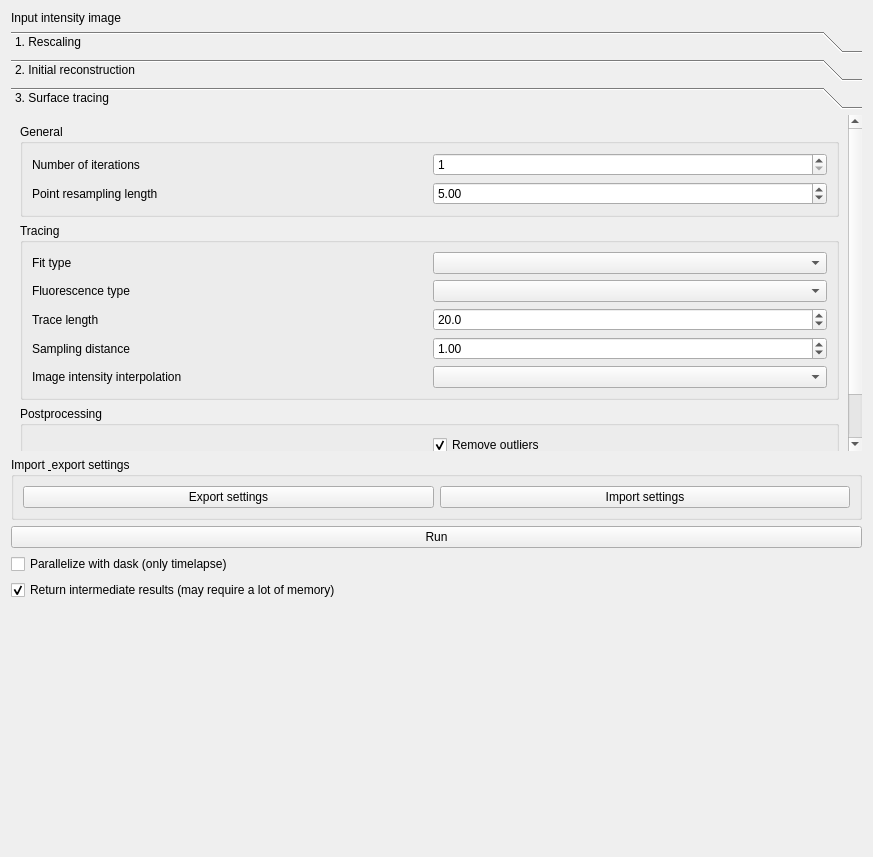
<?xml version="1.0" encoding="UTF-8"?>
<ui version="4.0">
 <class>toolbox</class>
 <widget class="QWidget" name="toolbox">
  <property name="geometry">
   <rect>
    <x>0</x>
    <y>0</y>
    <width>873</width>
    <height>857</height>
   </rect>
  </property>
  <property name="windowTitle">
   <string>Form</string>
  </property>
  <layout class="QGridLayout" name="gridLayout">
   <item row="5" column="0" colspan="2">
    <widget class="QPushButton" name="pushButton_run">
     <property name="text">
      <string>Run</string>
     </property>
    </widget>
   </item>
   <item row="0" column="1">
    <widget class="QWidget" name="widget" native="true"/>
   </item>
   <item row="8" column="1">
    <spacer name="verticalSpacer_3">
     <property name="orientation">
      <enum>Qt::Vertical</enum>
     </property>
     <property name="sizeHint" stdset="0">
      <size>
       <width>20</width>
       <height>40</height>
      </size>
     </property>
    </spacer>
   </item>
   <item row="0" column="0">
    <widget class="QLabel" name="label_3">
     <property name="text">
      <string>Input intensity image</string>
     </property>
    </widget>
   </item>
   <item row="3" column="0" colspan="2">
    <widget class="QGroupBox" name="groupBox_4">
     <property name="title">
      <string>Import &amp; export settings</string>
     </property>
     <layout class="QHBoxLayout" name="horizontalLayout">
      <item>
       <widget class="QPushButton" name="pushButton_export">
        <property name="text">
         <string>Export settings</string>
        </property>
       </widget>
      </item>
      <item>
       <widget class="QPushButton" name="pushButton_import">
        <property name="text">
         <string>Import settings</string>
        </property>
       </widget>
      </item>
     </layout>
    </widget>
   </item>
   <item row="1" column="0" colspan="2">
    <widget class="QToolBox" name="toolBox">
     <property name="currentIndex">
      <number>2</number>
     </property>
     <widget class="QWidget" name="page_3">
      <property name="geometry">
       <rect>
        <x>0</x>
        <y>0</y>
        <width>855</width>
        <height>236</height>
       </rect>
      </property>
      <attribute name="label">
       <string>1. Rescaling</string>
      </attribute>
      <layout class="QGridLayout" name="gridLayout_7">
       <item row="0" column="1">
        <widget class="QDoubleSpinBox" name="doubleSpinBox_voxelsize_x">
         <property name="decimals">
          <number>4</number>
         </property>
         <property name="value">
          <double>1.000000000000000</double>
         </property>
        </widget>
       </item>
       <item row="1" column="0">
        <widget class="QLabel" name="label_4">
         <property name="text">
          <string>Voxel size y [µm]</string>
         </property>
        </widget>
       </item>
       <item row="0" column="0">
        <widget class="QLabel" name="label_11">
         <property name="text">
          <string>Voxel size x [µm]</string>
         </property>
        </widget>
       </item>
       <item row="3" column="1">
        <widget class="QDoubleSpinBox" name="doubleSpinBox_target_voxelsize">
         <property name="decimals">
          <number>4</number>
         </property>
         <property name="value">
          <double>1.000000000000000</double>
         </property>
        </widget>
       </item>
       <item row="2" column="0">
        <widget class="QLabel" name="label_14">
         <property name="text">
          <string>Voxel size z [µm]</string>
         </property>
        </widget>
       </item>
       <item row="3" column="0">
        <widget class="QLabel" name="label_15">
         <property name="text">
          <string>Target voxel size [µm]</string>
         </property>
        </widget>
       </item>
       <item row="1" column="1">
        <widget class="QDoubleSpinBox" name="doubleSpinBox_voxelsize_y">
         <property name="decimals">
          <number>4</number>
         </property>
         <property name="value">
          <double>1.000000000000000</double>
         </property>
        </widget>
       </item>
       <item row="2" column="1">
        <widget class="QDoubleSpinBox" name="doubleSpinBox_voxelsize_z">
         <property name="decimals">
          <number>4</number>
         </property>
         <property name="value">
          <double>1.000000000000000</double>
         </property>
        </widget>
       </item>
       <item row="4" column="0" colspan="2">
        <spacer name="verticalSpacer_4">
         <property name="orientation">
          <enum>Qt::Vertical</enum>
         </property>
         <property name="sizeHint" stdset="0">
          <size>
           <width>20</width>
           <height>40</height>
          </size>
         </property>
        </spacer>
       </item>
      </layout>
     </widget>
     <widget class="QWidget" name="page">
      <property name="geometry">
       <rect>
        <x>0</x>
        <y>0</y>
        <width>855</width>
        <height>236</height>
       </rect>
      </property>
      <attribute name="label">
       <string>2. Initial reconstruction</string>
      </attribute>
      <layout class="QGridLayout" name="gridLayout_3">
       <item row="0" column="3">
        <widget class="QDoubleSpinBox" name="doubleSpinBox_gaussian_blur">
         <property name="decimals">
          <number>1</number>
         </property>
         <property name="maximum">
          <double>10.000000000000000</double>
         </property>
         <property name="value">
          <double>1.000000000000000</double>
         </property>
        </widget>
       </item>
       <item row="1" column="3">
        <widget class="QSpinBox" name="spinBox_n_vertices">
         <property name="minimum">
          <number>64</number>
         </property>
         <property name="maximum">
          <number>4096</number>
         </property>
         <property name="value">
          <number>256</number>
         </property>
        </widget>
       </item>
       <item row="2" column="1" colspan="2">
        <widget class="QLabel" name="label_2">
         <property name="text">
          <string>Surface smoothing iterations</string>
         </property>
        </widget>
       </item>
       <item row="0" column="1">
        <widget class="QLabel" name="label_16">
         <property name="text">
          <string>Image smoothing sigma</string>
         </property>
        </widget>
       </item>
       <item row="3" column="2">
        <spacer name="verticalSpacer">
         <property name="orientation">
          <enum>Qt::Vertical</enum>
         </property>
         <property name="sizeHint" stdset="0">
          <size>
           <width>20</width>
           <height>40</height>
          </size>
         </property>
        </spacer>
       </item>
       <item row="2" column="3">
        <widget class="QSpinBox" name="spinBox_n_smoothing">
         <property name="value">
          <number>15</number>
         </property>
        </widget>
       </item>
       <item row="1" column="1" colspan="2">
        <widget class="QLabel" name="label">
         <property name="text">
          <string>Initial number of points</string>
         </property>
        </widget>
       </item>
      </layout>
     </widget>
     <widget class="QWidget" name="page_2">
      <property name="geometry">
       <rect>
        <x>0</x>
        <y>0</y>
        <width>855</width>
        <height>408</height>
       </rect>
      </property>
      <attribute name="label">
       <string>3. Surface tracing</string>
      </attribute>
      <layout class="QGridLayout" name="gridLayout_2">
       <item row="2" column="0" colspan="2">
        <widget class="QGroupBox" name="groupBox_2">
         <property name="title">
          <string>Postprocessing</string>
         </property>
         <layout class="QGridLayout" name="gridLayout_5">
          <item row="0" column="1">
           <widget class="QCheckBox" name="checkBox_remove_outliers">
            <property name="text">
             <string>Remove outliers</string>
            </property>
            <property name="checked">
             <bool>true</bool>
            </property>
           </widget>
          </item>
          <item row="1" column="1">
           <widget class="QDoubleSpinBox" name="doubleSpinBox_outlier_tolerance">
            <property name="minimum">
             <double>0.000000000000000</double>
            </property>
            <property name="maximum">
             <double>10.000000000000000</double>
            </property>
            <property name="singleStep">
             <double>0.100000000000000</double>
            </property>
            <property name="value">
             <double>1.500000000000000</double>
            </property>
           </widget>
          </item>
          <item row="1" column="0">
           <widget class="QLabel" name="label_9">
            <property name="text">
             <string>Outlier tolerance</string>
            </property>
           </widget>
          </item>
         </layout>
        </widget>
       </item>
       <item row="0" column="0" colspan="2">
        <widget class="QGroupBox" name="groupBox_3">
         <property name="title">
          <string>General</string>
         </property>
         <layout class="QGridLayout" name="gridLayout_6">
          <item row="0" column="1">
           <widget class="QSpinBox" name="spinBox_n_refinement_steps">
            <property name="minimum">
             <number>1</number>
            </property>
            <property name="maximum">
             <number>10</number>
            </property>
           </widget>
          </item>
          <item row="0" column="0">
           <widget class="QLabel" name="label_12">
            <property name="text">
             <string>Number of iterations</string>
            </property>
           </widget>
          </item>
          <item row="1" column="0">
           <widget class="QLabel" name="label_13">
            <property name="text">
             <string>Point resampling length</string>
            </property>
           </widget>
          </item>
          <item row="1" column="1">
           <widget class="QDoubleSpinBox" name="doubleSpinBox_sampling_length">
            <property name="minimum">
             <double>0.500000000000000</double>
            </property>
            <property name="singleStep">
             <double>1.000000000000000</double>
            </property>
            <property name="value">
             <double>5.000000000000000</double>
            </property>
           </widget>
          </item>
         </layout>
        </widget>
       </item>
       <item row="1" column="0" colspan="2">
        <widget class="QGroupBox" name="groupBox">
         <property name="title">
          <string>Tracing</string>
         </property>
         <layout class="QGridLayout" name="gridLayout_4">
          <item row="0" column="0">
           <widget class="QLabel" name="label_5">
            <property name="text">
             <string>Fit type</string>
            </property>
           </widget>
          </item>
          <item row="2" column="0">
           <widget class="QLabel" name="label_7">
            <property name="text">
             <string>Trace length</string>
            </property>
           </widget>
          </item>
          <item row="0" column="1">
           <widget class="QComboBox" name="comboBox_fittype"/>
          </item>
          <item row="1" column="1">
           <widget class="QComboBox" name="comboBox_fluorescence_type">
            <property name="currentText">
             <string/>
            </property>
           </widget>
          </item>
          <item row="1" column="0">
           <widget class="QLabel" name="label_6">
            <property name="text">
             <string>Fluorescence type</string>
            </property>
           </widget>
          </item>
          <item row="3" column="1">
           <widget class="QDoubleSpinBox" name="doubleSpinBox_sampling_distance">
            <property name="minimum">
             <double>0.100000000000000</double>
            </property>
            <property name="maximum">
             <double>10.000000000000000</double>
            </property>
            <property name="singleStep">
             <double>0.250000000000000</double>
            </property>
            <property name="value">
             <double>1.000000000000000</double>
            </property>
           </widget>
          </item>
          <item row="3" column="0">
           <widget class="QLabel" name="label_8">
            <property name="text">
             <string>Sampling distance</string>
            </property>
           </widget>
          </item>
          <item row="2" column="1">
           <widget class="QDoubleSpinBox" name="doubleSpinBox_trace_length">
            <property name="decimals">
             <number>1</number>
            </property>
            <property name="minimum">
             <double>2.000000000000000</double>
            </property>
            <property name="value">
             <double>20.000000000000000</double>
            </property>
           </widget>
          </item>
          <item row="4" column="0">
           <widget class="QLabel" name="label_10">
            <property name="text">
             <string>Image intensity interpolation</string>
            </property>
           </widget>
          </item>
          <item row="4" column="1">
           <widget class="QComboBox" name="comboBox_interpolation_method">
            <property name="currentText">
             <string/>
            </property>
           </widget>
          </item>
         </layout>
        </widget>
       </item>
       <item row="4" column="0">
        <spacer name="verticalSpacer_2">
         <property name="orientation">
          <enum>Qt::Vertical</enum>
         </property>
         <property name="sizeHint" stdset="0">
          <size>
           <width>20</width>
           <height>40</height>
          </size>
         </property>
        </spacer>
       </item>
      </layout>
     </widget>
    </widget>
   </item>
   <item row="6" column="0">
    <widget class="QCheckBox" name="checkBox_use_dask">
     <property name="text">
      <string>Parallelize with dask (only timelapse)</string>
     </property>
    </widget>
   </item>
   <item row="7" column="0">
    <widget class="QCheckBox" name="checkBox_return_intermediate">
     <property name="text">
      <string>Return intermediate results (may require a lot of memory)</string>
     </property>
     <property name="checked">
      <bool>true</bool>
     </property>
    </widget>
   </item>
  </layout>
 </widget>
 <tabstops>
  <tabstop>doubleSpinBox_voxelsize_x</tabstop>
  <tabstop>doubleSpinBox_voxelsize_y</tabstop>
  <tabstop>doubleSpinBox_voxelsize_z</tabstop>
  <tabstop>doubleSpinBox_target_voxelsize</tabstop>
  <tabstop>doubleSpinBox_gaussian_blur</tabstop>
  <tabstop>spinBox_n_vertices</tabstop>
  <tabstop>spinBox_n_smoothing</tabstop>
  <tabstop>spinBox_n_refinement_steps</tabstop>
  <tabstop>doubleSpinBox_sampling_length</tabstop>
  <tabstop>comboBox_fittype</tabstop>
  <tabstop>comboBox_fluorescence_type</tabstop>
  <tabstop>doubleSpinBox_trace_length</tabstop>
  <tabstop>doubleSpinBox_sampling_distance</tabstop>
  <tabstop>comboBox_interpolation_method</tabstop>
  <tabstop>checkBox_remove_outliers</tabstop>
  <tabstop>doubleSpinBox_outlier_tolerance</tabstop>
 </tabstops>
 <resources/>
 <connections/>
</ui>
